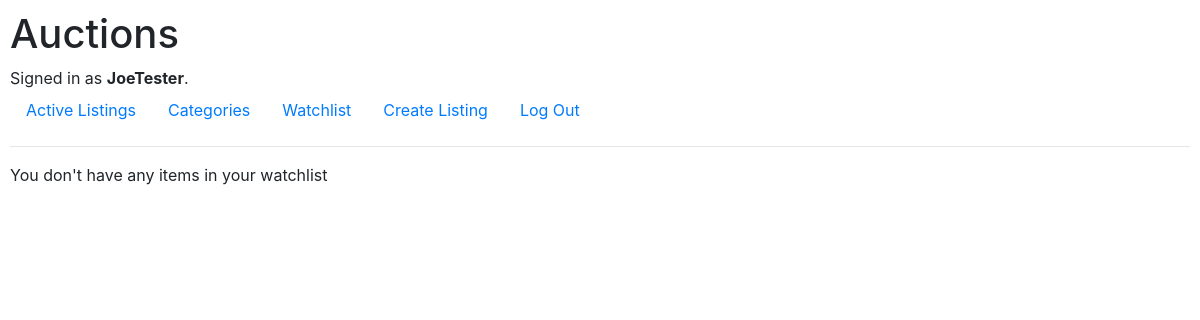
Before: /watchlist (signed in) with the older database file.
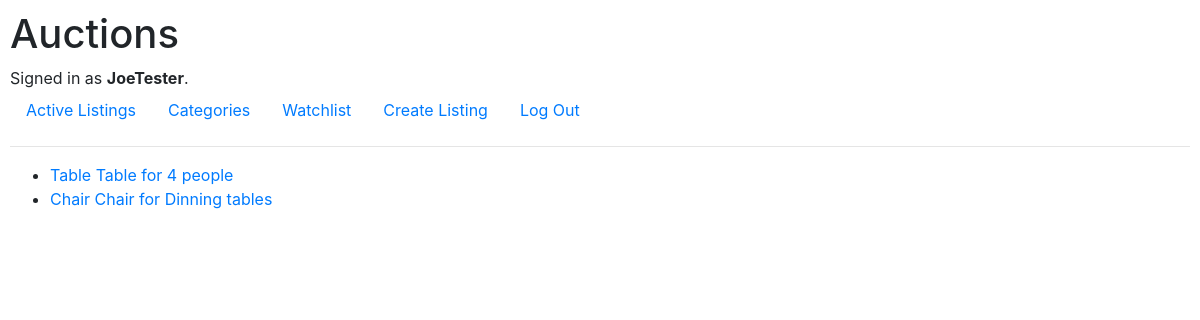
After: the same page with the newer database file.
### auctions/models.py (models this page shows)
class User(AbstractUser):
    pass

class Watchlist(models.Model):
    auction = models.ForeignKey(AuctionListing, on_delete=models.CASCADE) #Add ManyToManyField
    user = models.ForeignKey(User, on_delete=models.CASCADE, related_name="watchlist_user") #Add ManyToManyField
    class Meta:
        unique_together = ['auction', 'user']
    def __str__(self):
        return f"{self.auction}"

class AuctionListing(models.Model):
    user = models.ForeignKey(User, on_delete=models.CASCADE, related_name="users")
    title = models.CharField(max_length=45) #or 50
    description = models.TextField(max_length=450)
    category = models.ForeignKey(Category, on_delete=models.CASCADE, blank=True, related_name="category")
    price = models.DecimalField(max_digits=9, decimal_places=2, default=1)
    date = models.DateTimeField(auto_now_add=True)
    img_url = models.URLField(blank=True, default="https://placeholder.pics/svg/300/FBFFBC-C7FF63/000000-9BA6FF/example%20image") # Check
    state = models.BooleanField(default=False)
    def __str__(self):
        return f"{self.id}, {self.state}"

### auctions/views.py (the view, shortened to what this page needs)
# urls.py: path("watchlist", views.watchlist, name="watchlist"),
@login_required(login_url="login")
def watchlist(request):
    try:
        user_id = User.objects.get(pk=request.user.id)
    except User.DoesNotExist:
        messages.error(request, "User not found.")
        return HttpResponseRedirect(reverse("index"))
    watchlist = Watchlist.objects.filter(user=user_id)
    return render(request, "auctions/watchlist.html", {
        "watchlist": watchlist
    })

### auctions/templates/auctions/watchlist.html
{% extends "auctions/layout.html" %}
{% block body %}
    {% if not watchlist %}
        You don't have any items in your watchlist
    {% else %}
        <ul>
            {% for item in watchlist %}
                <li><a href="{% url 'auction' item %}">{{ item.auction.title }} {{ item.auction.description }}</a></li>
            {% endfor %}
        </ul>
    {% endif %}
{% endblock %}

### auctions/templates/auctions/layout.html (shortened to what this page needs)
{% load static %}
<!DOCTYPE html>
<html lang="en">
    <head>
        <link rel="stylesheet" href="https://stackpath.bootstrapcdn.com/bootstrap/4.4.1/css/bootstrap.min.css">
        <link href="{% static 'auctions/styles.css' %}" rel="stylesheet">
    </head>
    <body>
        <h1>Auctions</h1>
        <div>
            {% if user.is_authenticated %}
                Signed in as <strong>{{ user.username }}</strong>.
            {% else %}
                Not signed in.
            {% endif %}
        </div>
        <ul class="nav">
            <li class="nav-item">
                <a class="nav-link" href="{% url 'index' %}" tabindex="-1">Active Listings</a>
            </li>
            <li class="nav">
                <a class="nav-link" href="{% url 'categories' %}" tabindex="-1">Categories</a>
            </li>
            {% if user.is_authenticated %}
                <li class="nav-item">
                    <a class="nav-link" href="{% url 'watchlist' %}" tabindex="-1">Watchlist</a>
                </li>
                <li class="nav-item">
                    <a class="nav-link" href="{% url 'new_listing' %}" tabindex="-1">Create Listing</a>
                </li>
                <li class="nav-item">
                    <a class="nav-link" href="{% url 'logout' %}" tabindex="-1">Log Out</a>
                </li>
            {% endif %}
        </ul>
        <hr>
        {% block body %}
        {% endblock %}
    </body>
</html>

### auctions/static/auctions/styles.css (style rules this page uses)
body { padding: 10px; }

Changed rows visible on the page:
added Watchlist: auction "Table", auction.description "Table for 4 people"
added Watchlist: auction "Chair", auction.description "Chair for Dinning tables"
Other visible differences:
text no longer shown: "You don't have any items in your watchlist"
